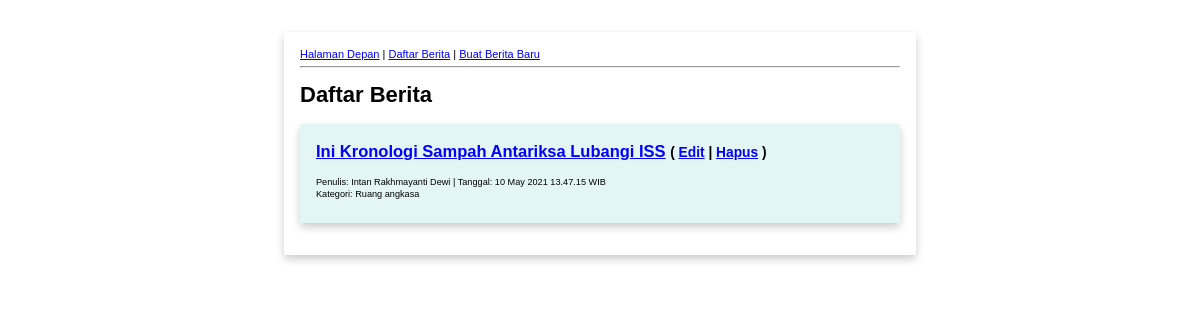
The page /daftar_berita.php on the database its author committed.
### tables this page shows
CREATE TABLE `berita` (
  `id_berita` int(5) NOT NULL PRIMARY KEY AUTO_INCREMENT,
  `judul` varchar(100) NOT NULL,
  `baris_kepala` text NOT NULL,
  `isi` text NOT NULL,
  `pengirim` varchar(30) NOT NULL,
  `tanggal` datetime NOT NULL DEFAULT current_timestamp(),
  `id_kategori` int(3) NOT NULL DEFAULT 0
);

CREATE TABLE `kategori` (
  `id_kategori` int(3) NOT NULL PRIMARY KEY AUTO_INCREMENT,
  `nama_kategori` varchar(30) NOT NULL,
  `deskripsi` varchar(200) NOT NULL DEFAULT ''
);

### daftar_berita.php (the view, shortened to what this page needs)
<?php
require("sambungan.php");
$kueri = "SELECT id_berita, judul, pengirim, tanggal, nama_kategori
		FROM berita LEFT JOIN kategori ON berita.id_kategori = kategori.id_kategori
		ORDER BY tanggal";
$daftar_berita = $sambungan->query($kueri);
?>
<!DOCTYPE html>
<html lang="id" dir="ltr">
<head>
	<link rel="stylesheet" href="gaya.css">
</head>
<body>
	<nav>
		<a href="index.php">Halaman Depan</a> |
		<a href="daftar_berita.php">Daftar Berita</a> |
		<a href="buat_berita.php">Buat Berita Baru</a>
	</nav>
	<hr>
	<h1>Daftar Berita</h1>
<?php
while ($berita = $daftar_berita->fetch_array()) {
	$judul = htmlspecialchars($berita["judul"]);
	$pengirim = htmlspecialchars($berita["pengirim"]);
	$tanggal = trim(strftime('%e %B %G %H.%M.%S', strtotime($berita["tanggal"])));
	$kategori = htmlspecialchars($berita["nama_kategori"]);
?>
	<article>
		<div class="box">
			<div class="container  pd-btm">
				<h2><a href="baca_berita.php?id=<?= $berita["id_berita"] ?>"><?= $judul ?></a>
					<small style="white-space: nowrap; word-break: keep-all;">(
						<a href="edit_berita.php?id=<?= $berita["id_berita"] ?>">Edit</a> |
						<a href="hapus_berita.php?id=<?= $berita["id_berita"] ?>" onclick="return tanya('<?= $judul ?>')">Hapus</a>
					)</small>
				</h2>
				<small>Penulis: <?= $pengirim ?> | Tanggal: <?= $tanggal ?> WIB</small><br>
				<small>Kategori: <?= $kategori ?></small>
			</div>
		</div>
	</article>
<?php
}
?>
</body>
</html>

### gaya.css (style rules this page uses)
body { font-family: Verdana, Geneva, Tahoma, sans-serif; font-size: 11px; margin: 8px auto; width: 600px; padding: 16px; margin: 32px auto auto auto; box-shadow: 0 4px 8px 0 rgba(0,0,0,0.2); border-radius: 16; transition: 0.3s; }
a, a:visited { color: blue; text-decoration: underline; }
.box { margin: 16px auto 16px auto; box-shadow: 0 4px 8px 0 rgba(0,0,0,0.2); border-radius: 16; transition: 0.3s; background-color: #e3f6f5; }
.container { padding: 4px 16px; }
.pd-btm { padding-bottom: 24px; }

### rows shown on the page
berita: judul "Ini Kronologi Sampah Antariksa Lubangi ISS", pengirim "Intan Rakhmayanti Dewi", tanggal "10 May 2021 13.47.15", id_kategori.nama_kategori "Ruang angkasa"
